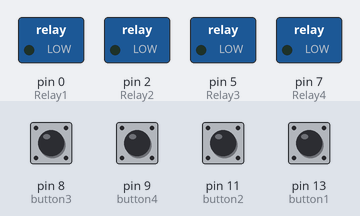
Bench run of a sketch on a simulated Arduino Uno, built with avr-gcc and run on an emulated ATmega328P. Shown: switched loads named in the sketch (green lamp = pin HIGH). Inputs (shaded band) come from the test bench; at power-on: pin 8 (button3), pin 9 (button4), pin 11 (button2), pin 13 (button1) HIGH.

Above: at 2.0 s.
2.1 s: pin 8 (button3) pulled LOW for 0.5 s
At 3.9 s:
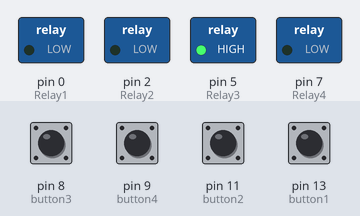
4.2 s: pin 9 (button4) pulled LOW for 0.5 s
At 5.7 s:
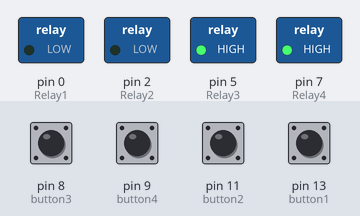
6.4 s: pin 11 (button2) pulled LOW for 0.5 s
At 7.5 s:
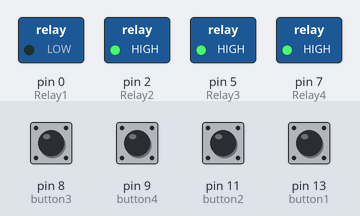
8.7 s: pin 13 (button1) pulled LOW for 0.5 s
At 10.6 s:
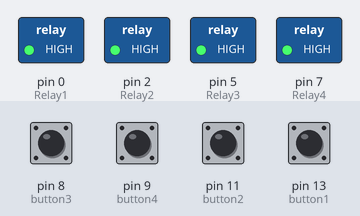
11.1 s: pin 8 (button3) pulled LOW for 1 s
At 12.6 s:
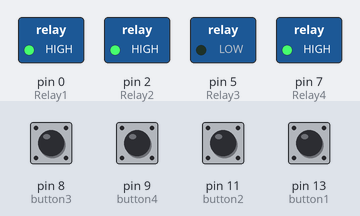
13.8 s: pin 9 (button4) pulled LOW for 1 s
At 15.8 s:
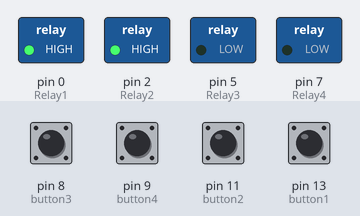
Timing chart, 0 to 17.3 s (numbered marks = the images above; inputs shaded):
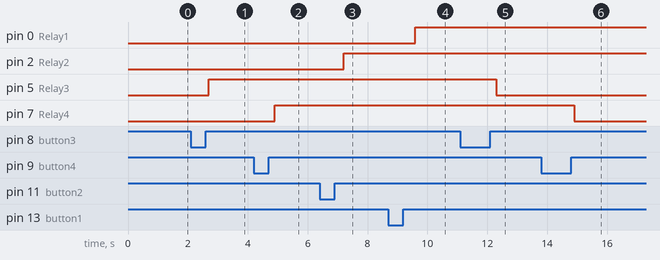

Measured:
- after the input at 2.1 s, pin 5 (Relay3): LOW → HIGH after 0.60 s
- after the input at 4.2 s, pin 7 (Relay4): LOW → HIGH after 0.70 s
- after the input at 6.4 s, pin 2 (Relay2): LOW → HIGH after 0.80 s
- after the input at 8.7 s, pin 0 (Relay1): LOW → HIGH after 0.90 s
- after the input at 11.1 s, pin 5 (Relay3): HIGH → LOW after 1.2 s
- after the input at 13.8 s, pin 7 (Relay4): HIGH → LOW after 1.1 s

The sketch:

Final_Controlling_4_DC_Motors_Code.ino
```cpp
int button1 = 13;
int button2 = 11;
int button3 = 8;
int button4 = 9;

int Relay1 = 0;
int Relay2 = 2;

int Relay3 = 5;
int Relay4 = 7;

int val1 = 0;
int ROn1 = 0;
int pushed1 = 0;

int val2 = 0;
int ROn2 = 0;
int pushed2 = 0;

int val3 = 0;
int ROn3 = 0;
int pushed3 = 0;

int val4 = 0;
int ROn4 = 0;
int pushed4 = 0;

void setup(){
  pinMode(Relay1, OUTPUT);
  pinMode(Relay2, OUTPUT);
  pinMode(Relay3, OUTPUT);
  pinMode(Relay4, OUTPUT);

  pinMode(button1, INPUT_PULLUP);
  pinMode(button2, INPUT_PULLUP);
  pinMode(button3, INPUT_PULLUP);
  pinMode(button4, INPUT_PULLUP);


}


void loop(){
val1 = digitalRead(button1);

if (val1 == HIGH && ROn1 == LOW){
  pushed1 = 1-pushed1;
  delay(100);
}

ROn1 = val1;
if (pushed1 == HIGH){
  digitalWrite(Relay1, LOW);
}
else{
  digitalWrite(Relay1, HIGH);
}

  delay(100);

  //Relay2!!

  val2 = digitalRead(button2);

if (val2 == HIGH && ROn2 == LOW){
  pushed2 = 1-pushed2;
  delay(100);
}

ROn2 = val2;
if (pushed2 == HIGH){
  digitalWrite(Relay2, LOW);
}
else{
  digitalWrite(Relay2, HIGH);
}

  delay(100);


//Relay3
val3 = digitalRead(button3);

if (val3 == HIGH && ROn3 == LOW){
  pushed3 = 1-pushed3;
  delay(100);
}

ROn3 = val3;
if (pushed3 == HIGH){
  digitalWrite(Relay3, LOW);
}
else{
  digitalWrite(Relay3, HIGH);
}

  delay(100);

  //Relay4
  val4 = digitalRead(button4);

if (val4 == HIGH && ROn4 == LOW){
  pushed4 = 1-pushed4;
  delay(100);
}

ROn4 = val4;
if(pushed4 == HIGH){
  digitalWrite(Relay4, LOW);
}
else{
  digitalWrite(Relay4, HIGH);
}

  delay(100);

}
```
